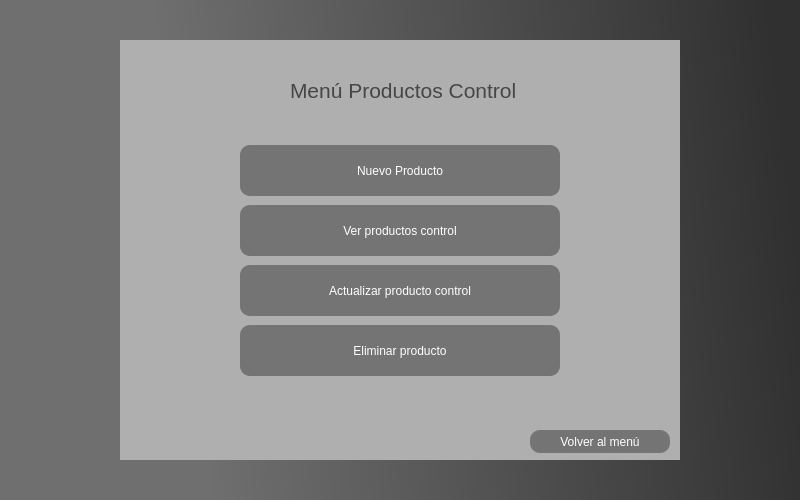
<?xml version="1.0" encoding="UTF-8"?>
<ui version="4.0">
 <class>MainWindow</class>
 <widget class="QMainWindow" name="MainWindow">
  <property name="geometry">
   <rect>
    <x>0</x>
    <y>0</y>
    <width>800</width>
    <height>500</height>
   </rect>
  </property>
  <property name="minimumSize">
   <size>
    <width>800</width>
    <height>500</height>
   </size>
  </property>
  <property name="maximumSize">
   <size>
    <width>800</width>
    <height>500</height>
   </size>
  </property>
  <property name="windowTitle">
   <string>MainWindow</string>
  </property>
  <property name="styleSheet">
   <string notr="true">QWidget#centralwidget{background-color: qlineargradient(spread:pad, x1:0, y1:0.625, x2:1, y2:0.551, stop:0.232955 rgba(111, 111, 111, 255), stop:1 rgba(74, 74, 74, 255));
background-color: qlineargradient(spread:pad, x1:0, y1:0.625, x2:1, y2:0.551, stop:0.232955 rgba(111, 111, 111, 255), stop:1 rgba(48, 48, 48, 255));}</string>
  </property>
  <widget class="QWidget" name="centralwidget">
   <widget class="QGroupBox" name="groupBox_2">
    <property name="geometry">
     <rect>
      <x>120</x>
      <y>40</y>
      <width>560</width>
      <height>420</height>
     </rect>
    </property>
    <property name="cursor">
     <cursorShape>ArrowCursor</cursorShape>
    </property>
    <property name="styleSheet">
     <string notr="true">QWidget#groupBox_2{background-color: qlineargradient(spread:pad, x1:0, y1:0.625, x2:1, y2:0.551, stop:0 rgba(175, 175, 175, 255));
font: 12pt &quot;MS Shell Dlg 2&quot;;
border: none;}

</string>
    </property>
    <property name="title">
     <string/>
    </property>
    <widget class="QPushButton" name="actualizarProductoBoton">
     <property name="geometry">
      <rect>
       <x>120</x>
       <y>225</y>
       <width>320</width>
       <height>51</height>
      </rect>
     </property>
     <property name="cursor">
      <cursorShape>PointingHandCursor</cursorShape>
     </property>
     <property name="styleSheet">
      <string notr="true">QWidget#actualizarProductoBoton{border-radius:10px;
	font: 10pt &quot;MS Shell Dlg 2&quot;;
color: rgb(255, 255, 255);
background-color: qlineargradient(spread:pad, x1:0, y1:0.625, x2:1, y2:0.551, stop:0 rgba(116, 116, 116, 255));
border: 1px;
border-color: qlineargradient(spread:pad, x1:0, y1:0, x2:1, y2:1, stop:1 rgba(220, 220, 220, 255));}
QWidget#actualizarProductoBoton:hover{
	background-color: qlineargradient(spread:pad, x1:0, y1:0, x2:1, y2:1, stop:0 rgba(240, 240, 240, 255));
	color: rgb(68, 68, 68);
	border-color: rgb(68, 68, 68);
	shadow: large;
}</string>
     </property>
     <property name="text">
      <string>Actualizar producto control</string>
     </property>
    </widget>
    <widget class="QLabel" name="label">
     <property name="geometry">
      <rect>
       <x>170</x>
       <y>30</y>
       <width>231</width>
       <height>41</height>
      </rect>
     </property>
     <property name="font">
      <font>
       <pointsize>16</pointsize>
      </font>
     </property>
     <property name="styleSheet">
      <string notr="true">color: rgb(70, 70, 70);</string>
     </property>
     <property name="text">
      <string>Menú Productos Control</string>
     </property>
    </widget>
    <widget class="QPushButton" name="eliminarProductoBoton">
     <property name="geometry">
      <rect>
       <x>120</x>
       <y>285</y>
       <width>320</width>
       <height>51</height>
      </rect>
     </property>
     <property name="cursor">
      <cursorShape>PointingHandCursor</cursorShape>
     </property>
     <property name="styleSheet">
      <string notr="true">QWidget#eliminarProductoBoton{border-radius:10px;
	font: 10pt &quot;MS Shell Dlg 2&quot;;
color: rgb(255, 255, 255);
background-color: qlineargradient(spread:pad, x1:0, y1:0.625, x2:1, y2:0.551, stop:0 rgba(116, 116, 116, 255));
border: 1px;
border-color: qlineargradient(spread:pad, x1:0, y1:0, x2:1, y2:1, stop:1 rgba(220, 220, 220, 255));}
QWidget#eliminarProductoBoton:hover{
	background-color: qlineargradient(spread:pad, x1:0, y1:0, x2:1, y2:1, stop:0 rgba(240, 240, 240, 255));
	color: rgb(68, 68, 68);
	border-color: rgb(68, 68, 68);
	shadow: large;
}</string>
     </property>
     <property name="text">
      <string>Eliminar producto</string>
     </property>
    </widget>
    <widget class="QPushButton" name="nuevoProductoBoton">
     <property name="geometry">
      <rect>
       <x>120</x>
       <y>105</y>
       <width>320</width>
       <height>51</height>
      </rect>
     </property>
     <property name="cursor">
      <cursorShape>PointingHandCursor</cursorShape>
     </property>
     <property name="styleSheet">
      <string notr="true">QWidget#nuevoProductoBoton{border-radius:10px;
	font: 10pt &quot;MS Shell Dlg 2&quot;;
color: rgb(255, 255, 255);
background-color: qlineargradient(spread:pad, x1:0, y1:0.625, x2:1, y2:0.551, stop:0 rgba(116, 116, 116, 255));
border: 1px;
border-color: qlineargradient(spread:pad, x1:0, y1:0, x2:1, y2:1, stop:1 rgba(220, 220, 220, 255));}
QWidget#nuevoProductoBoton:hover{
	background-color: qlineargradient(spread:pad, x1:0, y1:0, x2:1, y2:1, stop:0 rgba(240, 240, 240, 255));
	color: rgb(68, 68, 68);
	border-color: rgb(68, 68, 68);
	shadow: large;
}</string>
     </property>
     <property name="text">
      <string>Nuevo Producto</string>
     </property>
    </widget>
    <widget class="QPushButton" name="verProductosBoton">
     <property name="geometry">
      <rect>
       <x>120</x>
       <y>165</y>
       <width>320</width>
       <height>51</height>
      </rect>
     </property>
     <property name="cursor">
      <cursorShape>PointingHandCursor</cursorShape>
     </property>
     <property name="styleSheet">
      <string notr="true">QWidget#verProductosBoton{border-radius:10px;
	font: 10pt &quot;MS Shell Dlg 2&quot;;
color: rgb(255, 255, 255);
background-color: qlineargradient(spread:pad, x1:0, y1:0.625, x2:1, y2:0.551, stop:0 rgba(116, 116, 116, 255));
border: 1px;
border-color: qlineargradient(spread:pad, x1:0, y1:0, x2:1, y2:1, stop:1 rgba(220, 220, 220, 255));}
QWidget#verProductosBoton:hover{
	background-color: qlineargradient(spread:pad, x1:0, y1:0, x2:1, y2:1, stop:0 rgba(240, 240, 240, 255));
	color: rgb(68, 68, 68);
	border-color: rgb(68, 68, 68);
	shadow: large;
}</string>
     </property>
     <property name="text">
      <string>Ver productos control</string>
     </property>
    </widget>
    <widget class="QLabel" name="mensajeRetorno">
     <property name="geometry">
      <rect>
       <x>140</x>
       <y>390</y>
       <width>271</width>
       <height>16</height>
      </rect>
     </property>
     <property name="text">
      <string/>
     </property>
    </widget>
    <widget class="QPushButton" name="volverMenuBoton">
     <property name="geometry">
      <rect>
       <x>410</x>
       <y>390</y>
       <width>140</width>
       <height>23</height>
      </rect>
     </property>
     <property name="cursor">
      <cursorShape>PointingHandCursor</cursorShape>
     </property>
     <property name="styleSheet">
      <string notr="true">QWidget#volverMenuBoton{border-radius:10px;
color: rgb(255, 255, 255);
background-color: qlineargradient(spread:pad, x1:0, y1:0.625, x2:1, y2:0.551, stop:0 rgba(116, 116, 116, 255));
border: 1px;
border-color: qlineargradient(spread:pad, x1:0, y1:0, x2:1, y2:1, stop:1 rgba(220, 220, 220, 255));}
QWidget#volverMenuBoton:hover{
	background-color: qlineargradient(spread:pad, x1:0, y1:0, x2:1, y2:1, stop:0 rgba(240, 240, 240, 255));
	color: rgb(68, 68, 68);
	border-color: rgb(68, 68, 68);
	shadow: large;
}</string>
     </property>
     <property name="text">
      <string>Volver al menú</string>
     </property>
    </widget>
   </widget>
  </widget>
 </widget>
 <resources/>
 <connections/>
</ui>
